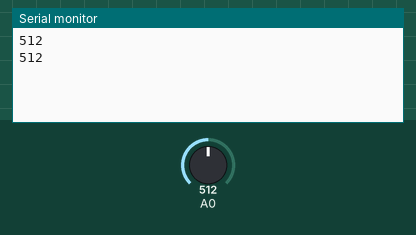
Bench run of a sketch on a simulated Arduino Uno, built with avr-gcc and run on an emulated ATmega328P. On the bench: the last lines printed to the serial monitor. Inputs (shaded band) come from the test bench; at power-on: A0 = 512.

Above: at 1.8 s.
1.9 s: A0 set to 716
At 2.6 s:
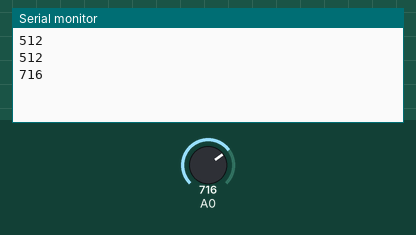
3.4 s: A0 set to 900
At 4.8 s:
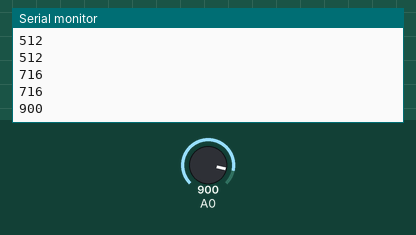
Timing chart, 0 to 6.4 s (numbered marks = the images above; inputs shaded):
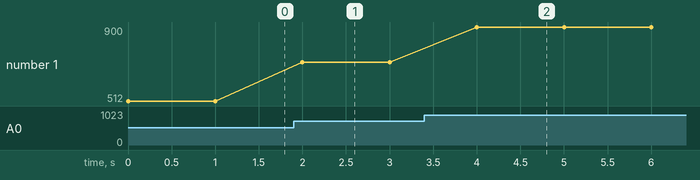

Measured:
- after the input at 1.9 s, the serial monitor: prints a new line after 0.10 s (image 1)
- after the input at 3.4 s, the serial monitor: prints a new line after 0.60 s (image 2)
- plotted number 1: 512 → 716 after the input at 1.9 s, 716 → 900 after the input at 3.4 s

The sketch:

mq135_test.ino
```cpp
//#include <MQ135.h>


int sensorValue;
int digitalValue;
void setup()
{

Serial.begin(9600); // sets the serial port to 9600
//pinMode(13, OUTPUT);
//pinMode( 3, INPUT);

}


void loop()

{

sensorValue = analogRead(A0); // read analog input pin 0

//digitalValue = digitalRead(2);
//if(sensorValue>330)
//{
//digitalWrite(13, HIGH);
//}
//else
//digitalWrite(13, LOW);
Serial.println(sensorValue); // prints the value read
//Serial.println(digitalValue, DEC);

delay(1000); // wait 100ms for next reading

}
```
